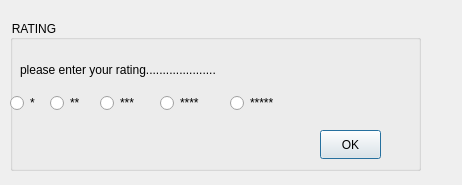
<?xml version="1.0" encoding="UTF-8"?>
<ui version="4.0">
 <class>rating</class>
 <widget class="QDialog" name="rating">
  <property name="geometry">
   <rect>
    <x>0</x>
    <y>0</y>
    <width>462</width>
    <height>185</height>
   </rect>
  </property>
  <property name="windowTitle">
   <string>Dialog</string>
  </property>
  <widget class="QGroupBox" name="groupBox">
   <property name="geometry">
    <rect>
     <x>10</x>
     <y>20</y>
     <width>411</width>
     <height>151</height>
    </rect>
   </property>
   <property name="styleSheet">
    <string notr="true">color: black;
</string>
   </property>
   <property name="title">
    <string>RATING</string>
   </property>
   <widget class="QRadioButton" name="radioButton1">
    <property name="geometry">
     <rect>
      <x>0</x>
      <y>70</y>
      <width>112</width>
      <height>26</height>
     </rect>
    </property>
    <property name="styleSheet">
     <string notr="true">color: black;</string>
    </property>
    <property name="text">
     <string>*</string>
    </property>
   </widget>
   <widget class="QRadioButton" name="radioButton_2">
    <property name="geometry">
     <rect>
      <x>40</x>
      <y>70</y>
      <width>112</width>
      <height>26</height>
     </rect>
    </property>
    <property name="styleSheet">
     <string notr="true">color: black;</string>
    </property>
    <property name="text">
     <string>**</string>
    </property>
   </widget>
   <widget class="QRadioButton" name="radioButton_3">
    <property name="geometry">
     <rect>
      <x>90</x>
      <y>70</y>
      <width>112</width>
      <height>26</height>
     </rect>
    </property>
    <property name="styleSheet">
     <string notr="true">color: black;
</string>
    </property>
    <property name="text">
     <string>***</string>
    </property>
   </widget>
   <widget class="QRadioButton" name="radioButton_4">
    <property name="geometry">
     <rect>
      <x>150</x>
      <y>70</y>
      <width>112</width>
      <height>26</height>
     </rect>
    </property>
    <property name="styleSheet">
     <string notr="true">color: black;</string>
    </property>
    <property name="text">
     <string>****</string>
    </property>
   </widget>
   <widget class="QRadioButton" name="radioButton_5">
    <property name="geometry">
     <rect>
      <x>220</x>
      <y>70</y>
      <width>112</width>
      <height>26</height>
     </rect>
    </property>
    <property name="styleSheet">
     <string notr="true">color: black;</string>
    </property>
    <property name="text">
     <string>*****</string>
    </property>
   </widget>
   <widget class="QPushButton" name="pushButton">
    <property name="geometry">
     <rect>
      <x>310</x>
      <y>110</y>
      <width>61</width>
      <height>29</height>
     </rect>
    </property>
    <property name="text">
     <string>OK</string>
    </property>
   </widget>
   <widget class="QLabel" name="label">
    <property name="geometry">
     <rect>
      <x>10</x>
      <y>40</y>
      <width>351</width>
      <height>20</height>
     </rect>
    </property>
    <property name="text">
     <string>please enter your rating.....................</string>
    </property>
   </widget>
  </widget>
 </widget>
 <resources/>
 <connections/>
</ui>
